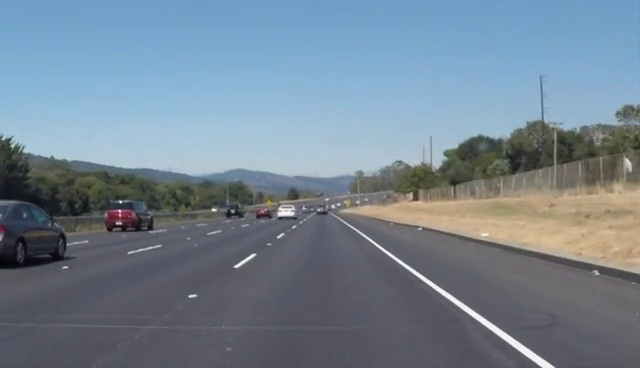
#> input picture project/车道线检测/img.jpg, 640 x 368 px
$ python line-detect.py   (older library calls are emulated)
#> lines starting #> are read from the running program, lines starting #| are printed output that depends on the picture; after the words box and inside, x2 and y2 are one past the last pixel; in counts of white or black regions, pixels touching at a corner belong together
#!/usr/bin/env python3
# -*- coding:utf-8 -*-
# @author Dinglong Zhang
# @date 2022/10/24
# @file line-detect.py


import cv2
import numpy as np


def get_edge_img(img, canny_threshold1=50, canny_threshold2=100):
    """
    灰度化，canny变换，提取边缘
    :param img: 彩色图
    :param canny_threshold1:
    :param canny_threshold2:
    :return:
    """
    gray_img = cv2.cvtColor(img, cv2.COLOR_BGR2GRAY)
    edges_img = cv2.Canny(gray_img, canny_threshold1, canny_threshold2)
    return edges_img


def ROI_mask(gray_img):
    """
    对gary_img进行掩膜
    :param gray_img:
    :return:
    """
    poly_pts = np.array([[[0, 368], [300, 210], [340, 210], [640, 368]]])
    mask = np.zeros_like(gray_img)
    mask = cv2.fillPoly(mask, pts=poly_pts, color=255)
    img_mask = cv2.bitwise_and(gray_img, mask)
    return img_mask


def get_lines(edge_img):
    """
    获取edge_img中的所有的线段
    :param edge_img:标记边缘的灰度图
    :return:
    """

    def calculate_slope(line):
        """
        计算线段line的斜率
        :param line: np.array([x_1, y_1, x_2, y_2])
        :return:
        """
        x_1, y_1, x_2, y_2 = line[0]
        return (y_2 - y_1) / (x_2 - x_1)

    def reject_abnormal_line(lines, threshold=0.2):
        """
        剔除斜率不一致的线段
        :param lines: 线段集合, [np.array([[x_1, y_1, x_2, y_2]]),np.array([[x_1, y_1, x_2, y_2]]),...,np.array([[x_1, y_1, x_2, y_2]])]
        :param threshold: 斜率阈值,如果差值大于阈值，则剔除
        :return:
        """

        slope = [calculate_slope(line) for line in lines]
        while len(lines) > 0:
            mean = np.mean(slope)
            diff = [abs(s - mean) for s in slope]
            idx = np.argmax(diff)
            if diff[idx] > threshold:
                slope.pop(idx)
                lines.pop(idx)
            else:
                break
        return lines

    def least_squares_fit(lines):
        """
        将lines中的线段拟合成一条线段
        :param lines: 线段集合, [np.array([[x_1, y_1, x_2, y_2]]),np.array([[x_1, y_1, x_2, y_2]]),...,np.array([[x_1, y_1, x_2, y_2]])]
        :return: 线段上的两点,np.array([[xmin, ymin], [xmax, ymax]])
        """

        # 获取所有的x,y值，转化为一维的数组
        x_coords = np.ravel([[line[0][0], line[0][2]] for line in lines])
        y_coords = np.ravel([[line[0][1], line[0][3]] for line in lines])

        poly = np.polyfit(x_coords, y_coords, deg=1)  # 曲线拟合
        point_min = (np.min(x_coords), np.polyval(poly, np.min(x_coords)))
        point_max = (np.max(x_coords), np.polyval(poly, np.max(x_coords)))

        return np.array([point_min, point_max], dtype=np.int)

    # 进行霍夫变换获取所有的直线
    lines = cv2.HoughLinesP(edge_img, 1, np.pi / 180, 15, minLineLength=40, maxLineGap=20)

    # 按照斜率区分车道线
    left_lines = [line for line in lines if calculate_slope(line) > 0]
    right_lines = [line for line in lines if calculate_slope(line) < 0]

    # 剔除离群线段
    left_lines = reject_abnormal_line(left_lines)
    right_lines = reject_abnormal_line(right_lines)

    return least_squares_fit(left_lines), least_squares_fit(right_lines)


def draw_lines(img, lines):
    """
    在img上面绘制lines
    :param img:
    :param lines: 两条线段: [np.array([[xmin1, ymin1], [xmax1, ymax1]]), np.array([[xmin2, ymin2], [xmax2, ymax2]])]
    :return:
    """
    left_line, right_line = lines
    cv2.line(img, tuple(left_line[0]), tuple(left_line[1]), color=(0, 0, 255), thickness=5)

    cv2.line(img, tuple(right_line[0]), tuple(right_line[1]), color=(0, 0, 255), thickness=5)


def show_line(color_img):
    """
    在color_img上面画出车道线
    :param color_img:
    :return:
    """
    edge_img = get_edge_img(color_img)
    mask_gray_img = ROI_mask(edge_img)
    lines = get_lines(mask_gray_img)
    draw_lines(color_img, lines)
    return color_img


# 识别图片
color_img = cv2.imread('img.jpg')
#> color_img is the input picture: shape (368, 640, 3); mean B, G, R 145.9, 131.8, 116.3
result = show_line(color_img)
#> in get_edge_img, `gray_img = cv2.cvtColor(img, cv2.COLOR_BGR2GRAY)`:
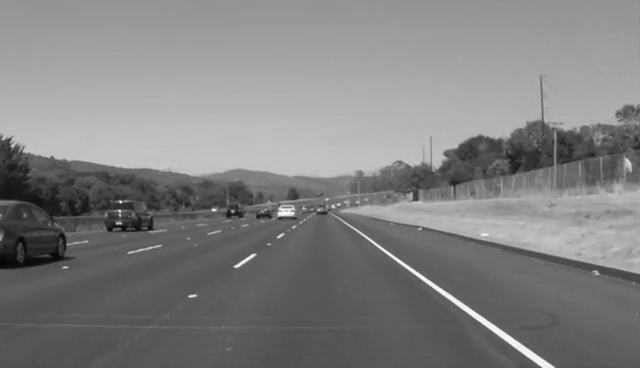
#> gray_img: shape (368, 640); min 1, max 255, mean 128.7
#> in get_edge_img, `edges_img = cv2.Canny(gray_img, canny_threshold1, canny_threshold2)`:
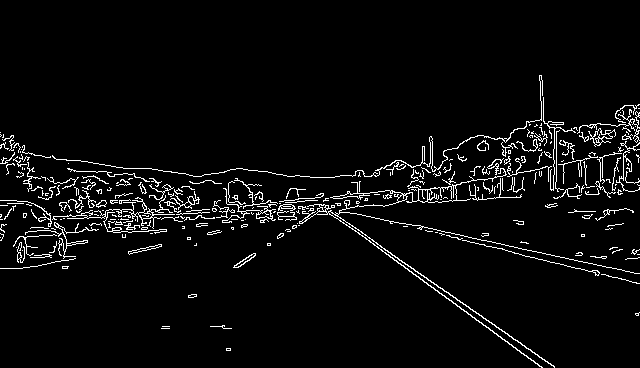
#> edges_img: shape (368, 640); 4.3% white in thin lines or dots, all inside (x1, y1, x2, y2) = (0, 75, 640, 368)
#> in ROI_mask, `img_mask = cv2.bitwise_and(gray_img, mask)`:
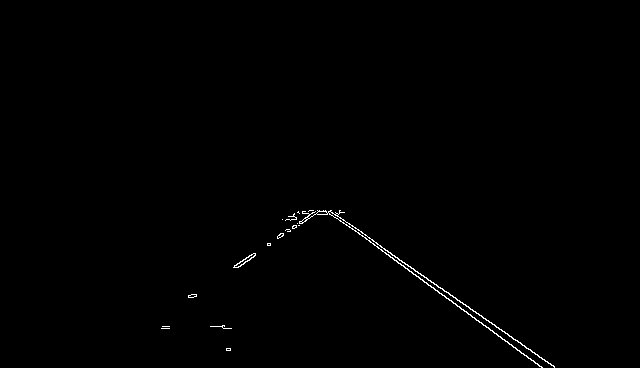
#> img_mask: shape (368, 640); 0.45% white in thin lines or dots, all inside (x1, y1, x2, y2) = (161, 210, 555, 368)
#> in get_lines, `lines = cv2.HoughLinesP(edge_img, 1, np.pi / 180, 15, minLineLength=40..`: lines = [[328, 211, 537, 363], [330, 210, 554, 367], [394, 260, 541, 367], [234, 265, 313, 212], [233, 267, 320, 211], [330, 211, 526, 348], [289, 216, 339, 213], [238, 266, 305, 221], [294, 213, 344, 212], [235, 265, 318, 211]]
#> in get_lines, `left_lines = [line for line in lines if calculate_slope(line) > 0]`: left_lines = [[[328, 211, 537, 363]], [[330, 210, 554, 367]], [[394, 260, 541, 367]], [[330, 211, 526, 348]]]
#> in get_lines, `right_lines = [line for line in lines if calculate_slope(line) < 0]`: right_lines = [[[234, 265, 313, 212]], [[233, 267, 320, 211]], [[289, 216, 339, 213]], [[238, 266, 305, 221]], [[294, 213, 344, 212]], [[235, 265, 318, 211]]]
#> in reject_abnormal_line, `slope = [calculate_slope(line) for line in lines]`: slope = [0.727, 0.701, 0.728, 0.699]
#> the loop in reject_abnormal_line, `while len(lines) > 0:` made 1 pass
#> (mean, diff, idx) on pass 1: (0.714, [0.0135, 0.0129, 0.0141, 0.0148], 3)
#> after the loop in reject_abnormal_line, `while len(lines) > 0:`: lines has the same summary as left_lines in get_lines
#> the loop in reject_abnormal_line (call 2), `while len(lines) > 0:` made 3 passes
#> (mean, diff, idx) on passes 1 to 3: (-0.453, [0.218, 0.191, 0.393, 0.219, 0.433, 0.198], 4), (-0.539, [0.132, 0.104, 0.479, 0.132, 0.111], 2), (-0.659, [0.0117, 0.0155, 0.0124, 0.0086], 1)
#> in get_lines, `right_lines = reject_abnormal_line(right_lines)`: right_lines = [[[234, 265, 313, 212]], [[233, 267, 320, 211]], [[238, 266, 305, 221]], [[235, 265, 318, 211]]]
#> in least_squares_fit, `x_coords = np.ravel([[line[0][0], line[0][2]] for line in lines])`: x_coords = [328, 537, 330, 554, 394, 541, 330, 526]
#> in least_squares_fit, `y_coords = np.ravel([[line[0][1], line[0][3]] for line in lines])`: y_coords = [211, 363, 210, 367, 260, 367, 211, 348]
#> in least_squares_fit, `poly = np.polyfit(x_coords, y_coords, deg=1)`: poly = [0.714, -23.98]
#> in least_squares_fit, `point_min = (np.min(x_coords), np.polyval(poly, np.min(x_coords)))`: point_min = (328, 210.3)
#> in least_squares_fit, `point_max = (np.max(x_coords), np.polyval(poly, np.max(x_coords)))`: point_max = (554, 371.8)
#> in show_line, `lines = get_lines(mask_gray_img)`: lines = ([[328, 210], [554, 371]], [[233, 267], [320, 209]])
#> in draw_lines, `left_line, right_line = lines`: left_line = [[328, 210], [554, 371]]; right_line = [[233, 267], [320, 209]]
#> in draw_lines, `cv2.line(img, tuple(right_line[0]), tuple(right_line[1]), color=(0, 0,..`:
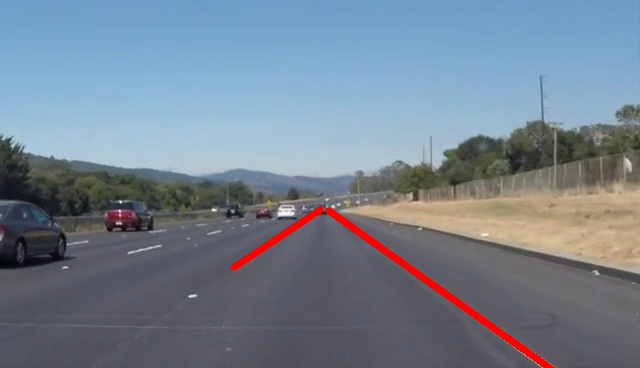
#> img: shape (368, 640, 3); mean B, G, R 143.9, 129.9, 117.4
cv2.imshow('output', result)
cv2.waitKey(0)

# [17 lines of commented-out code are left out]
